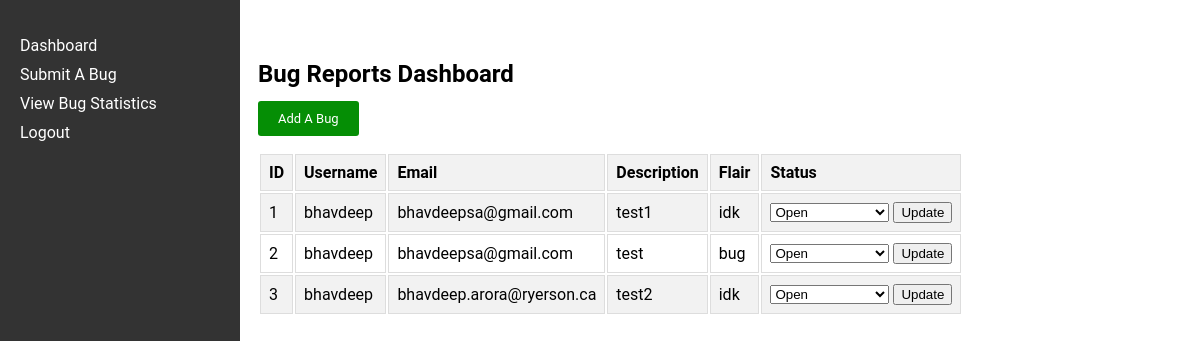
Page /dashboard on the earlier database version.
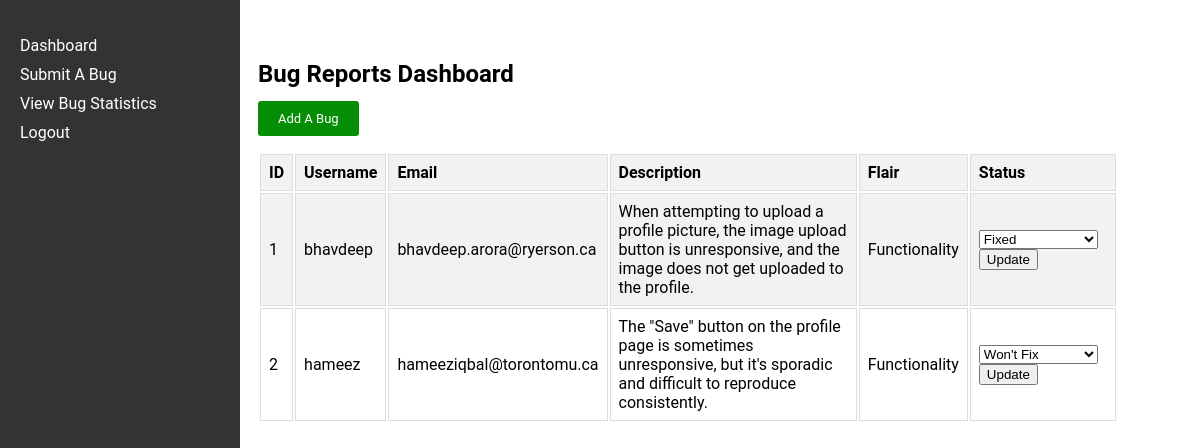
Same page on the later database version.
### app.py (models this page shows)
class Bug(db.Model, UserMixin):
    id = db.Column(db.Integer, primary_key=True)
    username = db.Column(db.String(20), nullable=False)
    email = db.Column(db.String(50), nullable=False)
    bug_description=db.Column(db.String(800), nullable=False)
    bug_flair=db.Column(db.String(20), nullable=True)
    bug_status=db.Column(db.String(20), nullable=True)

### app.py (the view)
@app.route('/dashboard', methods=['GET', 'POST'])
def dashboard():
    bug_reports = Bug.query.all()
    return render_template('dashboard.html', bug_reports=bug_reports)

### templates/dashboard.html (shortened to what this page needs)
<!DOCTYPE html>
<html lang="en">
<head>
    <link rel="stylesheet" href="../static/dashboard.css">
</head>
<body>
    <div class="navbar">
        <ul>
            <li><a href="{{ url_for('dashboard') }}">Dashboard</a></li>
            <li><a href="{{ url_for('submit_bug') }}">Submit A Bug</a></li>
            <li><a href="">View Bug Statistics</a></li>
            <li><a href="{{ url_for('logout') }}">Logout</a></li>
        </ul>
    </div>
    <div class="table">
        <h2>Bug Reports Dashboard</h2>
        <a href="{{ url_for('submit_bug') }}" class="add-a-bug">Add A Bug</a>
        <table class="bug-report-table">
            <tr>
                <th>ID</th>
                <th>Username</th>
                <th>Email</th>
                <th>Description</th>
                <th>Flair</th>
                <th>Status</th>
            </tr>
            {% for bug in bug_reports %}
            <tr>
                <td>{{ bug.id }}</td>
                <td>{{ bug.username }}</td>
                <td>{{ bug.email }}</td>
                <td>{{ bug.bug_description }}</td>
                <td>{{ bug.bug_flair }}</td>
                <td>
                    <form method="POST" action="{{ url_for('update_bug_status', bug_id=bug.id) }}">
                        <select name="bug_status">
                            <option value="Open" {% if bug.bug_status == 'Open' %} selected {% endif %}>Open</option>
                            <option value="Fixed" {% if bug.bug_status == 'Fixed' %} selected {% endif %}>Fixed</option>
                            <option value="Won't Fix" {% if bug.bug_status == 'Won\'t Fix' %} selected {% endif %}>Won't Fix</option>
                        </select>
                        <input type="submit" value="Update">
                    </form>
                </td>
            </tr>
            {% endfor %}
        </table>
    </div>
</body>
</html>

### static/dashboard.css (style rules this page uses)
body { font-family: "Roboto", sans-serif; }
.navbar { width: 200px; height: 100%; position: fixed; top: 0; left: 0; background-color: #333; padding: 20px; color: white; }
.navbar ul { list-style-type: none; padding: 0; }
.navbar li { margin-bottom: 10px; }
.navbar li a { color: white; text-decoration: none; }
.table { margin-left: 250px; width: calc(98% - 300px); margin-top: 60px; border-collapse: collapse; }
.table th, .table td { border: 1px solid #ddd; padding: 8px; }
.table th { background-color: #f2f2f2; text-align: left; }
.table tr:nth-child(even) { background-color: #f2f2f2; }
.add-a-bug { background-color: rgb(5, 142, 5); color: #fff; border: none; border-radius: 3px; padding: 10px 20px; cursor: pointer; text-decoration: none; font-size: small; }
.bug-report-table { margin-top: 25px; }

Differences in the rows shown:
removed Bug: id "3", username "bhavdeep", email "bhavdeep.arora@ryerson.ca", bug_description "test2", bug_flair "idk"
changed Bug "bhavdeep": email "bhavdeepsa@gmail.com" → "bhavdeep.arora@ryerson.ca"; bug_description "test1" → "When attempting to upload a profile picture, the image upload button is unresponsive, and the image does not get uploaded to the profile."; bug_flair "idk" → "Functionality"; bug_status "Open" → "Fixed"
changed Bug id 2: username "bhavdeep" → "hameez"; email "bhavdeepsa@gmail.com" → "hameeziqbal@torontomu.ca"; bug_description "test" → "The \"Save\" button on the profile page is sometimes unresponsive, but it's sporadic and difficult to reproduce consistently."; bug_flair "bug" → "Functionality"; bug_status "Open" → "Won't Fix"
